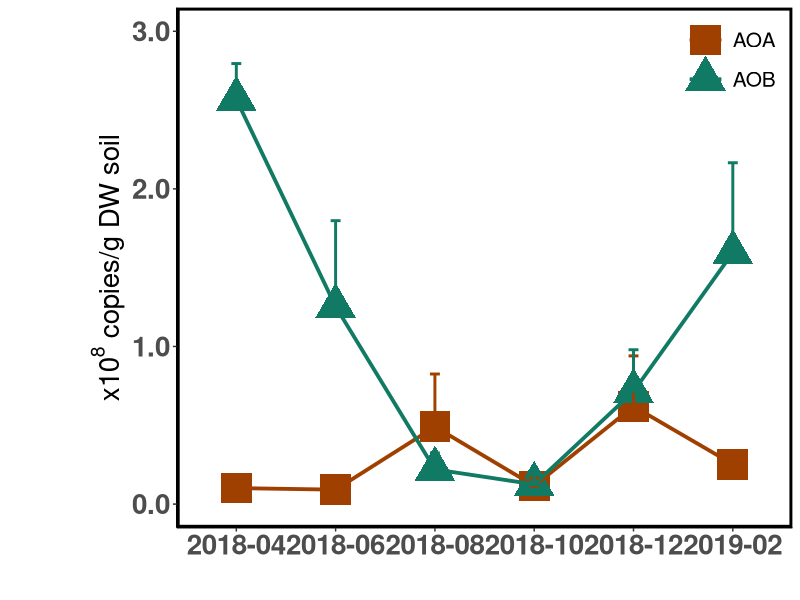
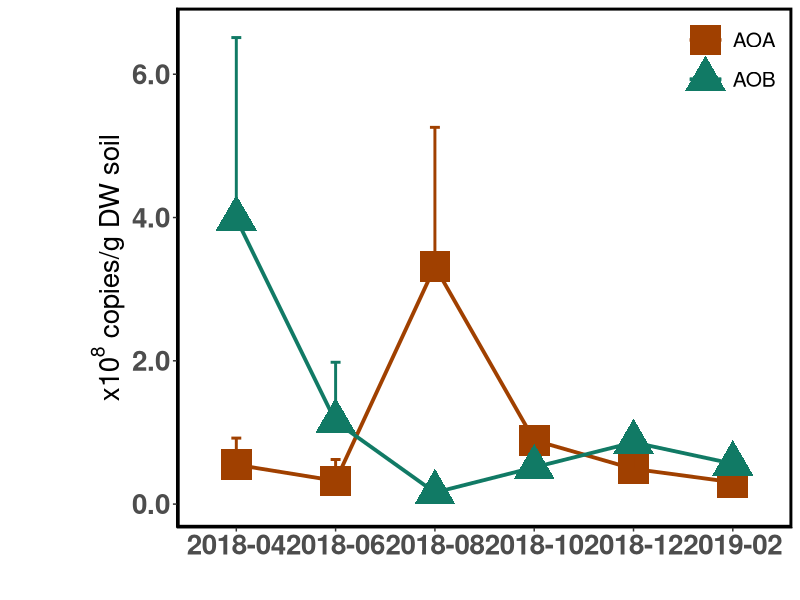
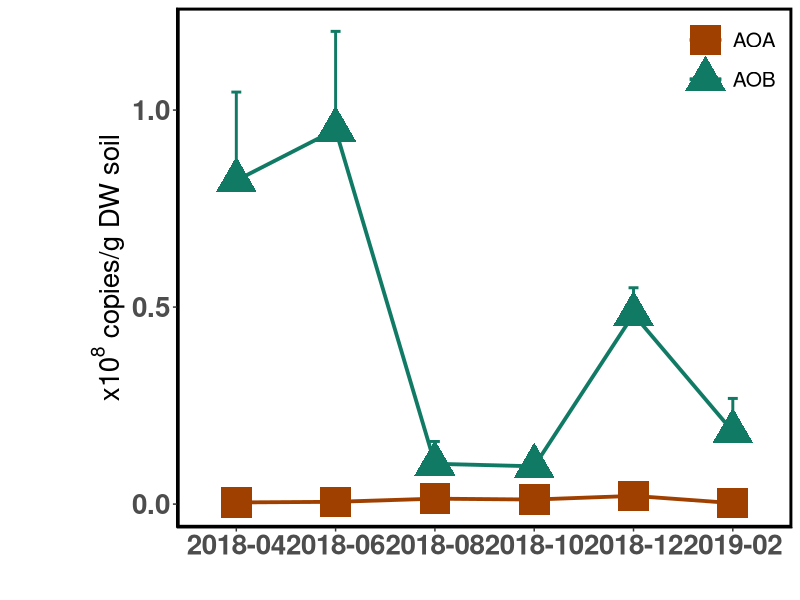

The R source for these figures, in order: (Note: this script raises an error after producing the figures.)

################################################################################
#                                                                              #
# qPCR Results for 2018 Drought Samples                                        #
#                                                                              #
# Author: Anna Burns                                                           #
# Last edited: 23.04.2023                                                      #
# Last tested: 25.04.2024                                                      #
#                                                                              #
################################################################################

################################################################################
# Required packages                                                            #
################################################################################

library(lubridate)
library(ggplot2)
library(dplyr)
library(stringr)
library(readxl)
library(rstatix)

################################################################################
# Data upload                                                                  #
################################################################################

qpcr <- read.csv('./Data/amoa.qpcr.csv')

qpcr.summary <- qpcr %>% group_by(Site, Date, Domain) %>% summarise(mean = mean(Abundance),
                                                                    sd = sd(Abundance),
                                                                    n = n(),
                                                                    se = sd/sqrt(n))

################################################################################
# Figures and Statistics                                                       #
################################################################################

## PW

ggplot(qpcr.summary[qpcr.summary$Site == 'PW',], aes(x = Date, y = mean, col = Domain, group = Domain)) +
  geom_point(aes(shape = Domain), size = 10) + 
  geom_line(linewidth = 1.3) + 
  theme_classic() + 
  geom_errorbar(aes(ymax = mean + se, ymin = mean, color = Domain), width = 0.1, linewidth = 1) +
  scale_shape_manual(values = c(15,17)) + 
  scale_color_manual(values = c("#A04000","#117A65","#7D3C98")) + 
  scale_y_continuous(limits = c(0, 3e8), breaks = c(0, 1e8, 2e8, 3e8), labels = c('0.0', '1.0', '2.0', '3.0')) +
  scale_x_discrete(drop = FALSE) + 
  labs(y = expression(paste(x10^{8}, ' copies/g DW soil')), x = '') + 
  theme(axis.title=element_text(size=20,face = "bold"),
        axis.title.y=element_text(margin = margin(l = 60)),
        axis.text=element_text(size=20,face = "bold"),
        title = element_text(size = 20, face = 'bold'),
        panel.border = element_rect(linetype = "solid", colour = "black", fill = NA, size=2),
        panel.background = element_rect(fill = NA),panel.grid.major = element_blank(),legend.position = c(0.9,0.9),
        legend.text = element_text(size = 15),legend.key = element_rect(fill = NA),legend.title = element_blank(),
        legend.background = element_blank())

kruskal.test(Abundance~Date, data = qpcr[qpcr$Domain == 'AOB' & qpcr$Site == 'PW',])
kruskal_effsize(Abundance~Date, data = qpcr[qpcr$Domain == 'AOB' & qpcr$Site == 'PW',])
dunn_test(Abundance~Date, data = qpcr[qpcr$Domain == 'AOB' & qpcr$Site == 'PW',], p.adjust.method = 'bonferroni')

## PD

ggplot(qpcr.summary[qpcr.summary$Site == 'PD',], aes(x = Date, y = mean, col = Domain, group = Domain)) +
  geom_point(aes(shape = Domain), size = 10) + 
  geom_line(linewidth = 1.3) + 
  theme_classic() + 
  geom_errorbar(aes(ymax = mean + se, ymin = mean, color = Domain), width = 0.1, linewidth = 1) +
  scale_shape_manual(values = c(15,17)) + 
  scale_color_manual(values = c("#A04000","#117A65","#7D3C98")) + 
  scale_y_continuous(limits = c(0, 6.6e8), breaks = c(0, 2e8, 4e8, 6e8), labels = c('0.0', '2.0', '4.0', '6.0')) +
  scale_x_discrete(drop = FALSE) + 
  labs(y = expression(paste(x10^{8}, ' copies/g DW soil')), x = '') + 
  theme(axis.title=element_text(size=20,face = "bold"),
        axis.title.y=element_text(margin = margin(l = 60)),
        axis.text=element_text(size=20,face = "bold"),
        title = element_text(size = 20, face = 'bold'),
        panel.border = element_rect(linetype = "solid", colour = "black", fill = NA, size=2),
        panel.background = element_rect(fill = NA),panel.grid.major = element_blank(),legend.position = c(0.9,0.9),
        legend.text = element_text(size = 15),legend.key = element_rect(fill = NA),legend.title = element_blank(),
        legend.background = element_blank())

kruskal.test(Abundance~Date, data = qpcr[qpcr$Domain == 'AOB' & qpcr$Site == 'PD',])
kruskal_effsize(Abundance~Date, data = qpcr[qpcr$Domain == 'AOB' & qpcr$Site == 'PD',])
dunn_test(Abundance~Date, data = qpcr[qpcr$Domain == 'AOB' & qpcr$Site == 'PD',], p.adjust.method = 'bonferroni')

## CW

ggplot(qpcr.summary[qpcr.summary$Site == 'CW',], aes(x = Date, y = mean, col = Domain, group = Domain)) +
  geom_point(aes(shape = Domain), size = 10) + 
  geom_line(linewidth = 1.3) + 
  theme_classic() + 
  geom_errorbar(aes(ymax = mean + se, ymin = mean, color = Domain), width = 0.1, linewidth = 1) +
  scale_shape_manual(values = c(15,17)) + 
  scale_color_manual(values = c("#A04000","#117A65","#7D3C98")) + 
  scale_y_continuous(limits = c(0, 1.2e8), breaks = c(0, 0.5e8, 1e8), labels = c('0.0', '0.5', '1.0')) +
  scale_x_discrete(drop = FALSE) + 
  labs(y = expression(paste(x10^{8}, ' copies/g DW soil')), x = '') + 
  theme(axis.title=element_text(size=20,face = "bold"),
        axis.title.y=element_text(margin = margin(l = 60)),
        axis.text=element_text(size=20,face = "bold"),
        title = element_text(size = 20, face = 'bold'),
        panel.border = element_rect(linetype = "solid", colour = "black", fill = NA, size=2),
        panel.background = element_rect(fill = NA),panel.grid.major = element_blank(),legend.position = c(0.9,0.9),
        legend.text = element_text(size = 15),legend.key = element_rect(fill = NA),legend.title = element_blank(),
        legend.background = element_blank())

kruskal.test(Abundance~Dat2, data = qpcr[qpcr$Domain == 'AOB' & qpcr$Site == 'CW',])
kruskal_effsize(Abundance~Date, data = qpcr[qpcr$Domain == 'AOB' & qpcr$Site == 'CW',])
dunn_test(Abundance~Date, data = qpcr[qpcr$Domain == 'AOB' & qpcr$Site == 'CW',], p.adjust.method = 'bonferroni')

## CD

ggplot(qpcr.summary[qpcr.summary$Site == 'CD',], aes(x = Date, y = mean, col = Domain, group = Domain)) +
  geom_point(aes(shape = Domain), size = 10) + 
  geom_line(linewidth = 1.3) + 
  theme_classic() + 
  geom_errorbar(aes(ymax = mean + se, ymin = mean, color = Domain), width = 0.1, linewidth = 1) +
  scale_shape_manual(values = c(15,17)) + 
  scale_color_manual(values = c("#A04000","#117A65","#7D3C98")) + 
  scale_y_continuous(limits = c(0, 1.7e8), breaks = c(0, 0.5e8, 1e8, 1.5e8), labels = c('0.0', '0.5', '1.0', '1.5')) +
  scale_x_discrete(drop = FALSE) + 
  labs(y = expression(paste(x10^{8}, ' copies/g DW soil')), x = '') + 
  theme(axis.title=element_text(size=20,face = "bold"),
        axis.title.y=element_text(margin = margin(l = 60)),
        axis.text=element_text(size=20,face = "bold"),
        title = element_text(size = 20, face = 'bold'),
        panel.border = element_rect(linetype = "solid", colour = "black", fill = NA, size=2),
        panel.background = element_rect(fill = NA),panel.grid.major = element_blank(),legend.position = c(0.9,0.9),
        legend.text = element_text(size = 15),legend.key = element_rect(fill = NA),legend.title = element_blank(),
        legend.background = element_blank())

kruskal.test(Abundance~Date, data = qpcr[qpcr$Domain == 'AOB' & qpcr$Site == 'CD',])
kruskal_effsize(Abundance~Date, data = qpcr[qpcr$Domain == 'AOB' & qpcr$Site == 'CD',])
dunn_test(Abundance~Date, data = qpcr[qpcr$Domain == 'AOB' & qpcr$Site == 'CD',], p.adjust.method = 'bonferroni')
